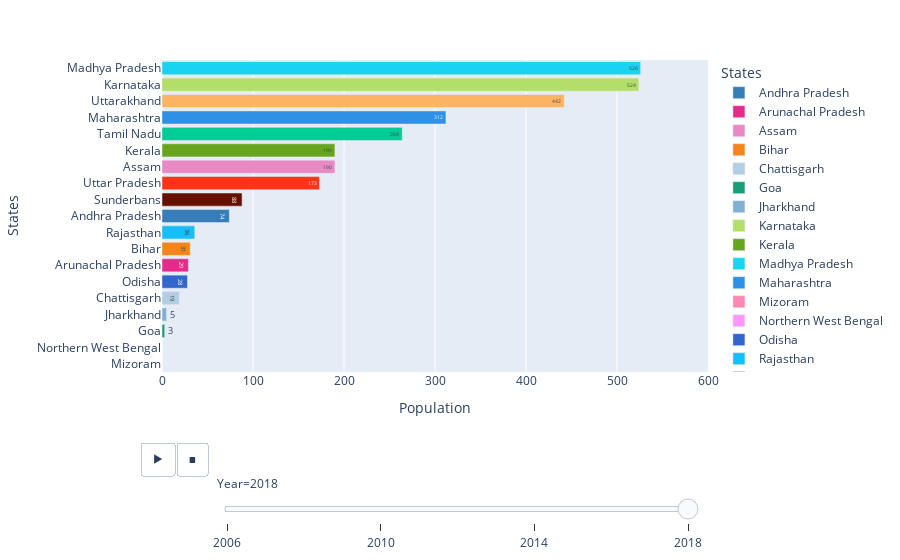

The notebook cell this image was saved under:
### Code cell
import plotly.express as px


fig = px.bar(df, x="Population", y="States", color="States", hover_data=['States', 'Population'], 
             text='Population', 
             animation_frame="Year", range_x=[0,600], 
             color_discrete_sequence=["rgb(55,126,184)", "rgb(231,41,138)", "rgb(231,138,195)", 
                                      "#F58518", "rgb(179,205,227)", "rgb(27,158,119)",
                                      "rgb(128,177,211)", "rgb(179,222,105)", "rgb(102,166,30)",
                                      "#19D3F3", "#2E91E5", "rgb(254,136,177)", "#FF97FF",
                                      "#3366CC", "#17BEFC", "rgb(102,17,0)", "#00CC96", "#FD3216",
                                      "rgb(253,180,98)"])

fig.update_yaxes(categoryorder = 'total ascending')
fig.layout.updatemenus[0].buttons[0].args[1]["frame"]["duration"] = 2000
fig.update_traces(textposition='inside')
#fig['layout']['updatemenus'][0]['pad']=dict(r= 10, t= 150)
fig['layout']['sliders'][0]['pad']=dict(r= 10, t= 100,)
fig.show()

### Figure 1 — Plotly figure (JSON) as saved in the notebook; plotly's stock layout.template omitted (floating-point values rounded to 4 significant figures)
{"data": [{"alignmentgroup": "True", "customdata": [["Andhra Pradesh", 74]], "hovertemplate": "States=%{customdata[0]}<br>Year=2018<br>Population=%{customdata[1]}<extra></extra>", "legendgroup": "Andhra Pradesh", "marker": {"color": "rgb(55,126,184)"}, "name": "Andhra Pradesh", "offsetgroup": "Andhra Pradesh", "orientation": "h", "showlegend": true, "text": [74], "textposition": "auto", "type": "bar", "x": [74], "xaxis": "x", "y": ["Andhra Pradesh"], "yaxis": "y"}, {"alignmentgroup": "True", "customdata": [["Arunachal Pradesh", 29]], "hovertemplate": "States=%{customdata[0]}<br>Year=2018<br>Population=%{customdata[1]}<extra></extra>", "legendgroup": "Arunachal Pradesh", "marker": {"color": "rgb(231,41,138)"}, "name": "Arunachal Pradesh", "offsetgroup": "Arunachal Pradesh", "orientation": "h", "showlegend": true, "text": [29], "textposition": "auto", "type": "bar", "x": [29], "xaxis": "x", "y": ["Arunachal Pradesh"], "yaxis": "y"}, {"alignmentgroup": "True", "customdata": [["Assam", 190]], "hovertemplate": "States=%{customdata[0]}<br>Year=2018<br>Population=%{customdata[1]}<extra></extra>", "legendgroup": "Assam", "marker": {"color": "rgb(231,138,195)"}, "name": "Assam", "offsetgroup": "Assam", "orientation": "h", "showlegend": true, "text": [190], "textposition": "auto", "type": "bar", "x": [190], "xaxis": "x", "y": ["Assam"], "yaxis": "y"}, {"alignmentgroup": "True", "customdata": [["Bihar", 31]], "hovertemplate": "States=%{customdata[0]}<br>Year=2018<br>Population=%{customdata[1]}<extra></extra>", "legendgroup": "Bihar", "marker": {"color": "#F58518"}, "name": "Bihar", "offsetgroup": "Bihar", "orientation": "h", "showlegend": true, "text": [31], "textposition": "auto", "type": "bar", "x": [31], "xaxis": "x", "y": ["Bihar"], "yaxis": "y"}, {"alignmentgroup": "True", "customdata": [["Chattisgarh", 19]], "hovertemplate": "States=%{customdata[0]}<br>Year=2018<br>Population=%{customdata[1]}<extra></extra>", "legendgroup": "Chattisgarh", "marker": {"color": "rgb(179,205,227)"}, "name": "Chattisgarh", "offsetgroup": "Chattisgarh", "orientation": "h", "showlegend": true, "text": [19], "textposition": "auto", "type": "bar", "x": [19], "xaxis": "x", "y": ["Chattisgarh"], "yaxis": "y"}, {"alignmentgroup": "True", "customdata": [["Goa", 3]], "hovertemplate": "States=%{customdata[0]}<br>Year=2018<br>Population=%{customdata[1]}<extra></extra>", "legendgroup": "Goa", "marker": {"color": "rgb(27,158,119)"}, "name": "Goa", "offsetgroup": "Goa", "orientation": "h", "showlegend": true, "text": [3], "textposition": "auto", "type": "bar", "x": [3], "xaxis": "x", "y": ["Goa"], "yaxis": "y"}, {"alignmentgroup": "True", "customdata": [["Jharkhand", 5]], "hovertemplate": "States=%{customdata[0]}<br>Year=2018<br>Population=%{customdata[1]}<extra></extra>", "legendgroup": "Jharkhand", "marker": {"color": "rgb(128,177,211)"}, "name": "Jharkhand", "offsetgroup": "Jharkhand", "orientation": "h", "showlegend": true, "text": [5], "textposition": "auto", "type": "bar", "x": [5], "xaxis": "x", "y": ["Jharkhand"], "yaxis": "y"}, {"alignmentgroup": "True", "customdata": [["Karnataka", 524]], "hovertemplate": "States=%{customdata[0]}<br>Year=2018<br>Population=%{customdata[1]}<extra></extra>", "legendgroup": "Karnataka", "marker": {"color": "rgb(179,222,105)"}, "name": "Karnataka", "offsetgroup": "Karnataka", "orientation": "h", "showlegend": true, "text": [524], "textposition": "auto", "type": "bar", "x": [524], "xaxis": "x", "y": ["Karnataka"], "yaxis": "y"}, {"alignmentgroup": "True", "customdata": [["Kerala", 190]], "hovertemplate": "States=%{customdata[0]}<br>Year=2018<br>Population=%{customdata[1]}<extra></extra>", "legendgroup": "Kerala", "marker": {"color": "rgb(102,166,30)"}, "name": "Kerala", "offsetgroup": "Kerala", "orientation": "h", "showlegend": true, "text": [190], "textposition": "auto", "type": "bar", "x": [190], "xaxis": "x", "y": ["Kerala"], "yaxis": "y"}, {"alignmentgroup": "True", "customdata": [["Madhya Pradesh", 526]], "hovertemplate": "States=%{customdata[0]}<br>Year=2018<br>Population=%{customdata[1]}<extra></extra>", "legendgroup": "Madhya Pradesh", "marker": {"color": "#19D3F3"}, "name": "Madhya Pradesh", "offsetgroup": "Madhya Pradesh", "orientation": "h", "showlegend": true, "text": [526], "textposition": "auto", "type": "bar", "x": [526], "xaxis": "x", "y": ["Madhya Pradesh"], "yaxis": "y"}, {"alignmentgroup": "True", "customdata": [["Maharashtra", 312]], "hovertemplate": "States=%{customdata[0]}<br>Year=2018<br>Population=%{customdata[1]}<extra></extra>", "legendgroup": "Maharashtra", "marker": {"color": "#2E91E5"}, "name": "Maharashtra", "offsetgroup": "Maharashtra", "orientation": "h", "showlegend": true, "text": [312], "textposition": "auto", "type": "bar", "x": [312], "xaxis": "x", "y": ["Maharashtra"], "yaxis": "y"}, {"alignmentgroup": "True", "customdata": [["Mizoram", 0]], "hovertemplate": "States=%{customdata[0]}<br>Year=2018<br>Population=%{customdata[1]}<extra></extra>", "legendgroup": "Mizoram", "marker": {"color": "rgb(254,136,177)"}, "name": "Mizoram", "offsetgroup": "Mizoram", "orientation": "h", "showlegend": true, "text": [0], "textposition": "auto", "type": "bar", "x": [0], "xaxis": "x", "y": ["Mizoram"], "yaxis": "y"}, {"alignmentgroup": "True", "customdata": [["Northern West Bengal", 0]], "hovertemplate": "States=%{customdata[0]}<br>Year=2018<br>Population=%{customdata[1]}<extra></extra>", "legendgroup": "Northern West Bengal", "marker": {"color": "#FF97FF"}, "name": "Northern West Bengal", "offsetgroup": "Northern West Bengal", "orientation": "h", "showlegend": true, "text": [0], "textposition": "auto", "type": "bar", "x": [0], "xaxis": "x", "y": ["Northern West Bengal"], "yaxis": "y"}, {"alignmentgroup": "True", "customdata": [["Odisha", 28]], "hovertemplate": "States=%{customdata[0]}<br>Year=2018<br>Population=%{customdata[1]}<extra></extra>", "legendgroup": "Odisha", "marker": {"color": "#3366CC"}, "name": "Odisha", "offsetgroup": "Odisha", "orientation": "h", "showlegend": true, "text": [28], "textposition": "auto", "type": "bar", "x": [28], "xaxis": "x", "y": ["Odisha"], "yaxis": "y"}, {"alignmentgroup": "True", "customdata": [["Rajasthan", 36]], "hovertemplate": "States=%{customdata[0]}<br>Year=2018<br>Population=%{customdata[1]}<extra></extra>", "legendgroup": "Rajasthan", "marker": {"color": "#17BEFC"}, "name": "Rajasthan", "offsetgroup": "Rajasthan", "orientation": "h", "showlegend": true, "text": [36], "textposition": "auto", "type": "bar", "x": [36], "xaxis": "x", "y": ["Rajasthan"], "yaxis": "y"}, {"alignmentgroup": "True", "customdata": [["Sunderbans", 88]], "hovertemplate": "States=%{customdata[0]}<br>Year=2018<br>Population=%{customdata[1]}<extra></extra>", "legendgroup": "Sunderbans", "marker": {"color": "rgb(102,17,0)"}, "name": "Sunderbans", "offsetgroup": "Sunderbans", "orientation": "h", "showlegend": true, "text": [88], "textposition": "auto", "type": "bar", "x": [88], "xaxis": "x", "y": ["Sunderbans"], "yaxis": "y"}, {"alignmentgroup": "True", "customdata": [["Tamil Nadu", 264]], "hovertemplate": "States=%{customdata[0]}<br>Year=2018<br>Population=%{customdata[1]}<extra></extra>", "legendgroup": "Tamil Nadu", "marker": {"color": "#00CC96"}, "name": "Tamil Nadu", "offsetgroup": "Tamil Nadu", "orientation": "h", "showlegend": true, "text": [264], "textposition": "auto", "type": "bar", "x": [264], "xaxis": "x", "y": ["Tamil Nadu"], "yaxis": "y"}, {"alignmentgroup": "True", "customdata": [["Uttar Pradesh", 173]], "hovertemplate": "States=%{customdata[0]}<br>Year=2018<br>Population=%{customdata[1]}<extra></extra>", "legendgroup": "Uttar Pradesh", "marker": {"color": "#FD3216"}, "name": "Uttar Pradesh", "offsetgroup": "Uttar Pradesh", "orientation": "h", "showlegend": true, "text": [173], "textposition": "auto", "type": "bar", "x": [173], "xaxis": "x", "y": ["Uttar Pradesh"], "yaxis": "y"}, {"alignmentgroup": "True", "customdata": [["Uttarakhand", 442]], "hovertemplate": "States=%{customdata[0]}<br>Year=2018<br>Population=%{customdata[1]}<extra></extra>", "legendgroup": "Uttarakhand", "marker": {"color": "rgb(253,180,98)"}, "name": "Uttarakhand", "offsetgroup": "Uttarakhand", "orientation": "h", "showlegend": true, "text": [442], "textposition": "auto", "type": "bar", "x": [442], "xaxis": "x", "y": ["Uttarakhand"], "yaxis": "y"}], "layout": {"autosize": true, "barmode": "relative", "legend": {"title": {"text": "States"}, "tracegroupgap": 0}, "margin": {"t": 60}, "sliders": [{"active": 3, "currentvalue": {"prefix": "Year="}, "len": 0.9, "pad": {"r": 10, "t": 100}, "steps": [{"args": [["2006"], {"frame": {"duration": 0, "redraw": true}, "fromcurrent": true, "mode": "immediate", "transition": {"duration": 0, "easing": "linear"}}], "label": "2006", "method": "animate"}, {"args": [["2010"], {"frame": {"duration": 0, "redraw": true}, "fromcurrent": true, "mode": "immediate", "transition": {"duration": 0, "easing": "linear"}}], "label": "2010", "method": "animate"}, {"args": [["2014"], {"frame": {"duration": 0, "redraw": true}, "fromcurrent": true, "mode": "immediate", "transition": {"duration": 0, "easing": "linear"}}], "label": "2014", "method": "animate"}, {"args": [["2018"], {"frame": {"duration": 0, "redraw": true}, "fromcurrent": true, "mode": "immediate", "transition": {"duration": 0, "easing": "linear"}}], "label": "2018", "method": "animate"}], "x": 0.1, "xanchor": "left", "y": 0, "yanchor": "top"}], "updatemenus": [{"active": 0, "buttons": [{"args": [null, {"frame": {"duration": 2000, "redraw": true}, "fromcurrent": true, "mode": "immediate", "transition": {"duration": 500, "easing": "linear"}}], "label": "&#9654;", "method": "animate"}, {"args": [[null], {"frame": {"duration": 0, "redraw": true}, "fromcurrent": true, "mode": "immediate", "transition": {"duration": 0, "easing": "linear"}}], "label": "&#9724;", "method": "animate"}], "direction": "left", "pad": {"r": 10, "t": 70}, "showactive": false, "type": "buttons", "x": 0.1, "xanchor": "right", "y": 0, "yanchor": "top"}], "xaxis": {"anchor": "y", "domain": [0, 1], "range": [0, 600], "title": {"text": "Population"}, "type": "linear"}, "yaxis": {"anchor": "x", "autorange": true, "categoryarray": ["Uttarakhand", "Uttar Pradesh", "Tamil Nadu", "Sunderbans", "Rajasthan", "Odisha", "Northern West Bengal", "Mizoram", "Maharashtra", "Madhya Pradesh", "Kerala", "Karnataka", "Jharkhand", "Goa", "Chattisgarh", "Bihar", "Assam", "Arunachal Pradesh", "Andhra Pradesh"], "categoryorder": "total ascending", "domain": [0, 1], "range": [-0.5, 18.5], "title": {"text": "States"}, "type": "category"}}}
